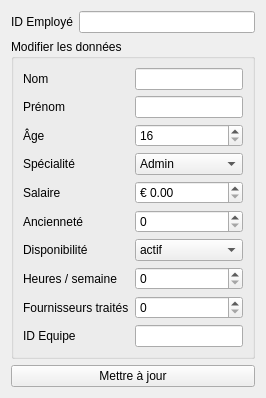
          <widget class="QWidget" name="tabModifier">
           <attribute name="title">
            <string>Modifier un employé</string>
           </attribute>
           <layout class="QVBoxLayout" name="vertical_modifier">
            <item>
             <layout class="QFormLayout" name="formModifier">
              <item row="0" column="0">
               <widget class="QLabel" name="label_id_mod">
                <property name="text">
                 <string>ID Employé</string>
                </property>
               </widget>
              </item>
              <item row="0" column="1">
               <widget class="QLineEdit" name="lineEdit_id_mod" />
              </item>
             </layout>
            </item>
            <item>
             <widget class="QGroupBox" name="groupBox_prefill">
              <property name="title">
               <string>Modifier les données</string>
              </property>
              <layout class="QGridLayout" name="grid_prefill">
               <item row="0" column="0">
                <widget class="QLabel" name="label_nom_mod">
                 <property name="text">
                  <string>Nom</string>
                 </property>
                </widget>
               </item>
               <item row="0" column="1">
                <widget class="QLineEdit" name="lineEdit_nom_mod" />
               </item>
               <item row="1" column="0">
                <widget class="QLabel" name="label_prenom_mod">
                 <property name="text">
                  <string>Prénom</string>
                 </property>
                </widget>
               </item>
               <item row="1" column="1">
                <widget class="QLineEdit" name="lineEdit_prenom_mod" />
               </item>
               <item row="2" column="0">
                <widget class="QLabel" name="label_age_mod">
                 <property name="text">
                  <string>Âge</string>
                 </property>
                </widget>
               </item>
               <item row="2" column="1">
                <widget class="QSpinBox" name="spinBox_age_mod">
                 <property name="minimum">
                  <number>16</number>
                 </property>
                 <property name="maximum">
                  <number>120</number>
                 </property>
                </widget>
               </item>
               <item row="4" column="0">
                <widget class="QLabel" name="label_spec_mod">
                 <property name="text">
                  <string>Spécialité</string>
                 </property>
                </widget>
               </item>
               <item row="4" column="1">
                <widget class="QComboBox" name="combo_spec_mod">
                 <item>
                  <property name="text">
                   <string>Admin</string>
                  </property>
                 </item>
                 <item>
                  <property name="text">
                   <string>Manager</string>
                  </property>
                 </item>
                 <item>
                  <property name="text">
                   <string>Technicien</string>
                  </property>
                 </item>
                 <item>
                  <property name="text">
                   <string>Magasinier</string>
                  </property>
                 </item>
                </widget>
               </item>
               <item row="5" column="0">
                <widget class="QLabel" name="label_salaire_mod">
                 <property name="text">
                  <string>Salaire</string>
                 </property>
                </widget>
               </item>
               <item row="5" column="1">
                <widget class="QDoubleSpinBox" name="doubleSpin_salaire_mod">
                 <property name="prefix">
                  <string>€ </string>
                 </property>
                 <property name="decimals">
                  <number>2</number>
                 </property>
                 <property name="maximum">
                  <double>1000000.00</double>
                 </property>
                </widget>
               </item>
               <item row="6" column="0">
                <widget class="QLabel" name="label_anciennete_mod">
                 <property name="text">
                  <string>Ancienneté</string>
                 </property>
                </widget>
               </item>
               <item row="6" column="1">
                <widget class="QSpinBox" name="spin_anciennete_mod" />
               </item>
               <item row="7" column="0">
                <widget class="QLabel" name="label_disp_mod">
                 <property name="text">
                  <string>Disponibilité</string>
                 </property>
                </widget>
               </item>
               <item row="7" column="1">
                <widget class="QComboBox" name="combo_disp_mod">
                 <item>
                  <property name="text">
                   <string>actif</string>
                  </property>
                 </item>
                 <item>
                  <property name="text">
                   <string>suspendu</string>
                  </property>
                 </item>
                </widget>
               </item>
               <item row="8" column="0">
                <widget class="QLabel" name="label_heures_mod">
                 <property name="text">
                  <string>Heures / semaine</string>
                 </property>
                </widget>
               </item>
               <item row="8" column="1">
                <widget class="QSpinBox" name="spin_heures_mod">
                 <property name="maximum">
                  <number>168</number>
                 </property>
                </widget>
               </item>
               <item row="9" column="0">
                <widget class="QLabel" name="label_fourn_mod">
                 <property name="text">
                  <string>Fournisseurs traités</string>
                 </property>
                </widget>
               </item>
               <item row="9" column="1">
                <widget class="QSpinBox" name="spin_fourn_mod" />
               </item>
               <item row="10" column="0">
                <widget class="QLabel" name="label_id_equipe_mod">
                 <property name="text">
                  <string>ID Equipe</string>
                 </property>
                </widget>
               </item>
               <item row="10" column="1">
                <widget class="QLineEdit" name="lineEdit_id_equipe_mod" />
               </item>
              </layout>
             </widget>
            </item>
            <item>
             <widget class="QPushButton" name="btnModifierConfirm">
              <property name="text">
               <string>Mettre à jour</string>
              </property>
             </widget>
            </item>
           </layout>
          </widget>
